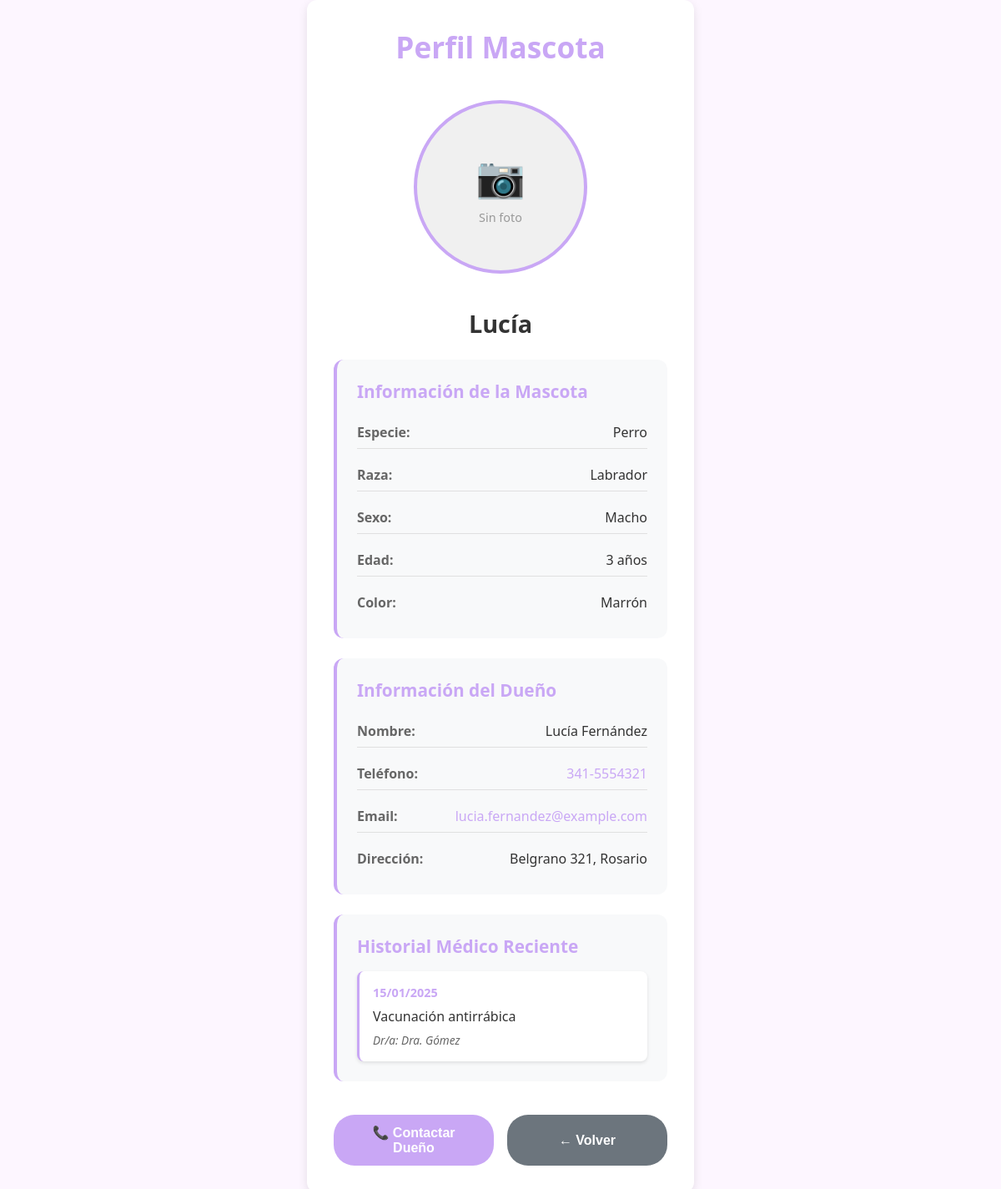
Screenshot of /perfil_mascota.php?id=67 with the database file from the repository.
### tables this page shows
CREATE TABLE `mascotas` (
  `id_mascota` int(11) NOT NULL AUTO_INCREMENT,
  `nombre` varchar(100) NOT NULL,
  `especie` varchar(50) NOT NULL,
  `raza` varchar(100) DEFAULT NULL,
  `edad` int(11) DEFAULT NULL,
  `sexo` varchar(10) DEFAULT NULL,
  `color` varchar(50) DEFAULT NULL,
  `id` int(11) NOT NULL,
  `id_qr` int(11) DEFAULT NULL,
  `foto_url` varchar(255) DEFAULT NULL,
  `fecha_registro` timestamp NOT NULL DEFAULT current_timestamp(),
  PRIMARY KEY (`id_mascota`),
  UNIQUE KEY `id_qr` (`id_qr`),
  KEY `id_dueño` (`id`),
  CONSTRAINT `mascotas_ibfk_1` FOREIGN KEY (`id`) REFERENCES `usuarios` (`id`),
  CONSTRAINT `mascotas_ibfk_2` FOREIGN KEY (`id_qr`) REFERENCES `codigos_qr` (`id_qr`)
);

CREATE TABLE `usuarios` (
  `id` int(11) NOT NULL AUTO_INCREMENT,
  `nombre` varchar(100) NOT NULL,
  `apellido` varchar(100) NOT NULL,
  `telefono` varchar(50) DEFAULT NULL,
  `email` varchar(100) NOT NULL,
  `direccion` varchar(200) DEFAULT NULL,
  `password` varchar(255) NOT NULL,
  `fecha_creacion` timestamp NOT NULL DEFAULT current_timestamp(),
  `foto_url` varchar(255) DEFAULT NULL,
  PRIMARY KEY (`id`)
);

CREATE TABLE `historial_medico` (
  `id_historial` int(11) NOT NULL AUTO_INCREMENT,
  `id_mascota` int(11) NOT NULL,
  `fecha` date NOT NULL,
  `descripcion` text DEFAULT NULL,
  `veterinario` varchar(100) DEFAULT NULL,
  PRIMARY KEY (`id_historial`),
  KEY `id_mascota` (`id_mascota`),
  CONSTRAINT `historial_medico_ibfk_1` FOREIGN KEY (`id_mascota`) REFERENCES `mascotas` (`id_mascota`)
);

### perfil_mascota.php (the view, shortened to what this page needs)
<?php
require_once 'conexion.php';
$id_mascota = isset($_GET['id']) ? (int)$_GET['id'] : 1;
$sql = "SELECT m.*, u.nombre, u.apellido, u.telefono, u.email, u.direccion
        FROM mascotas m
        LEFT JOIN usuarios u ON m.id = u.id
        WHERE m.id_mascota = ?";
$stmt = $pdo->prepare($sql);
$stmt->execute([$id_mascota]);
$mascota = $stmt->fetch(PDO::FETCH_ASSOC);
if (!$mascota) {
    $mascota = [
        'id_mascota' => 1,
        'nombre' => 'Firulais',
        'especie' => 'Perro',
        'raza' => 'Labrador',
        'edad' => 3,
        'sexo' => 'Macho',
        'color' => 'Marrón',
        'foto_url' => null,
        'nombre_dueño' => 'Juan',
        'apellido' => 'Pérez',
        'telefono' => '341-5551234',
        'email' => 'juan.perez@example.com',
        'direccion' => 'Calle Falsa 123, Rosario'
    ];
} else {
    $mascota['nombre_dueño'] = trim($mascota['nombre'] . ' ' . $mascota['apellido']);
}
$sql_historial = "SELECT * FROM historial_medico WHERE id_mascota = ? ORDER BY fecha DESC LIMIT 3";
$stmt_historial = $pdo->prepare($sql_historial);
$stmt_historial->execute([$id_mascota]);
$historial = $stmt_historial->fetchAll(PDO::FETCH_ASSOC);
?>
<!DOCTYPE html>
<html lang="es">
<head>
    <link rel="stylesheet" href="assets/css/mascota03.css" />
</head>
<body>
    <section class="registro-mascota">
        <div class="perfil-mascota">
            <h1 class="titulo-perfil">Perfil Mascota</h1>
            <div class="foto-perfil">
                <?php if ($mascota['foto_url']): ?>
                    <img src="<?= htmlspecialchars($mascota['foto_url']) ?>"
                         alt="Foto de <?= htmlspecialchars($mascota['nombre']) ?>"
                         class="imagen-mascota" />
                <?php else: ?>
                    <div class="placeholder-foto">
                        <span>📷</span>
                        <p>Sin foto</p>
                    </div>
                <?php endif; ?>
            </div>
            <h2 class="nombre-mascota"><?= htmlspecialchars($mascota['nombre']) ?></h2>
            <div class="info-mascota">
                <h3>Información de la Mascota</h3>
                <div class="info-grid">
                    <div class="info-item">
                        <span class="info-label">Especie:</span>
                        <span class="info-value"><?= ucfirst(htmlspecialchars($mascota['especie'])) ?></span>
                    </div>
                    <?php if ($mascota['raza']): ?>
                    <div class="info-item">
                        <span class="info-label">Raza:</span>
                        <span class="info-value"><?= htmlspecialchars($mascota['raza']) ?></span>
                    </div>
                    <?php endif; ?>
                    <div class="info-item">
                        <span class="info-label">Sexo:</span>
                        <span class="info-value"><?= ucfirst(htmlspecialchars($mascota['sexo'])) ?></span>
                    </div>
                    <div class="info-item">
                        <span class="info-label">Edad:</span>
                        <span class="info-value"><?= htmlspecialchars($mascota['edad']) ?> año<?= $mascota['edad'] != 1 ? 's' : '' ?></span>
                    </div>
                    <?php if ($mascota['color']): ?>
                    <div class="info-item">
                        <span class="info-label">Color:</span>
                        <span class="info-value"><?= htmlspecialchars($mascota['color']) ?></span>
                    </div>
                    <?php endif; ?>
                </div>
            </div>
            <div class="info-dueño">
                <h3>Información del Dueño</h3>
                <div class="info-grid">
                    <div class="info-item">
                        <span class="info-label">Nombre:</span>
                        <span class="info-value"><?= htmlspecialchars($mascota['nombre_dueño'] ?? 'No disponible') ?></span>
                    </div>
                    <div class="info-item">
                        <span class="info-label">Teléfono:</span>
                        <span class="info-value">
                            <?php if ($mascota['telefono']): ?>
                                <a href="tel:<?= htmlspecialchars($mascota['telefono']) ?>">
                                    <?= htmlspecialchars($mascota['telefono']) ?>
                                </a>
                            <?php else: ?>
                                No disponible
                            <?php endif; ?>
                        </span>
                    </div>
                    <?php if ($mascota['email']): ?>
                    <div class="info-item">
                        <span class="info-label">Email:</span>
                        <span class="info-value">
                            <a href="mailto:<?= htmlspecialchars($mascota['email']) ?>">
                                <?= htmlspecialchars($mascota['email']) ?>
                            </a>
                        </span>
                    </div>
                    <?php endif; ?>
                    <?php if ($mascota['direccion']): ?>
                    <div class="info-item">
                        <span class="info-label">Dirección:</span>
                        <span class="info-value"><?= htmlspecialchars($mascota['direccion']) ?></span>
                    </div>
                    <?php endif; ?>
                </div>
            </div>
            <?php if (!empty($historial)): ?>
            <div class="historial-medico">
                <h3>Historial Médico Reciente</h3>
                <div class="historial-grid">
                    <?php foreach ($historial as $registro): ?>
                    <div class="historial-item">
                        <div class="historial-fecha"><?= date('d/m/Y', strtotime($registro['fecha'])) ?></div>
                        <div class="historial-descripcion"><?= htmlspecialchars($registro['descripcion']) ?></div>
                        <?php if ($registro['veterinario']): ?>
                        <div class="historial-veterinario">Dr/a: <?= htmlspecialchars($registro['veterinario']) ?></div>
                        <?php endif; ?>
                    </div>
                    <?php endforeach; ?>
                </div>
            </div>
            <?php endif; ?>
            <div class="acciones">
                <button type="button" class="btn-accion btn-contactar" onclick="contactarDueño()">
                    📞 Contactar Dueño
                </button>
                <button type="button" class="btn-accion btn-volver" onclick="window.history.back()">
                    ← Volver
                </button>
            </div>
        </div>
    </section>
</body>
</html>

### assets/css/mascota03.css (style rules this page uses)
body { margin: 0; font-family: 'Segoe UI', sans-serif; background-color: #fdf6ff; display: flex; justify-content: center; align-items: center; min-height: 100vh; }
.registro-mascota { background-color: #fff; padding: 2rem; border-radius: 12px; box-shadow: 0 4px 12px rgba(0, 0, 0, 0.1); max-width: 400px; width: 90%; display: flex; flex-direction: column; align-items: center; }
h2 { margin-bottom: 1rem; color: #333; }
.perfil-mascota { display: flex; flex-direction: column; gap: 1.5rem; width: 100%; max-width: 500px; }
.titulo-perfil { text-align: center; color: #c9a7f5; font-size: 2.2rem; margin: 0 0 1rem 0; font-weight: bold; }
.foto-perfil { display: flex; justify-content: center; margin-bottom: 1rem; }
.placeholder-foto { width: 200px; height: 200px; border-radius: 50%; background-color: #f0f0f0; display: flex; flex-direction: column; align-items: center; justify-content: center; border: 4px solid #c9a7f5; color: #999; }
.placeholder-foto span { font-size: 3rem; margin-bottom: 0.5rem; }
.placeholder-foto p { margin: 0; font-size: 0.9rem; }
.nombre-mascota { text-align: center; color: #333; font-size: 1.8rem; margin: 0; font-weight: bold; }
.descripcion-section, .info-mascota, .info-dueño, .historial-medico, .qr-section { background-color: #f8f9fa; padding: 1.5rem; border-radius: 12px; border-left: 4px solid #c9a7f5; }
.descripcion-section h3, .info-mascota h3, .info-dueño h3, .historial-medico h3, .qr-section h3 { margin: 0 0 1rem 0; color: #c9a7f5; font-size: 1.3rem; }
.info-grid { display: grid; gap: 0.75rem; }
.info-item { display: flex; justify-content: space-between; align-items: center; padding: 0.5rem 0; border-bottom: 1px solid #e0e0e0; }
.info-item:last-child { border-bottom: none; }
.info-label { font-weight: bold; color: #666; }
.info-value { color: #333; text-align: right; }
.info-value a { color: #c9a7f5; text-decoration: none; }
.acciones { display: flex; gap: 1rem; justify-content: center; margin-top: 1rem; }
.btn-accion { padding: 0.75rem 1.5rem; border: none; border-radius: 25px; font-size: 1rem; font-weight: bold; cursor: pointer; transition: all 0.3s ease; flex: 1; max-width: 200px; }
.btn-contactar { background-color: #c9a7f5; color: white; }
.btn-volver { background-color: #6c757d; color: white; }
.historial-grid { display: flex; flex-direction: column; gap: 1rem; }
.historial-item { background-color: white; padding: 1rem; border-radius: 8px; border-left: 3px solid #c9a7f5; box-shadow: 0 2px 4px rgba(0,0,0,0.1); }
.historial-fecha { font-weight: bold; color: #c9a7f5; font-size: 0.9rem; margin-bottom: 0.5rem; }
.historial-descripcion { color: #333; margin-bottom: 0.5rem; line-height: 1.4; }
.historial-veterinario { color: #666; font-size: 0.85rem; font-style: italic; }

### rows the page displays
mascotas: id.nombre "Lucía", especie "Perro", raza "Labrador", sexo "Macho", edad "3", color "Marrón", id.telefono "341-5554321", id.email "lucia.fernandez@example.com", id.direccion "Belgrano 321, Rosario"
historial_medico: fecha "15/01/2025", descripcion "Vacunación antirrábica", veterinario "Dra. Gómez"

### other values shown
$mascota['nombre_dueño'] "Lucía Fernández"
